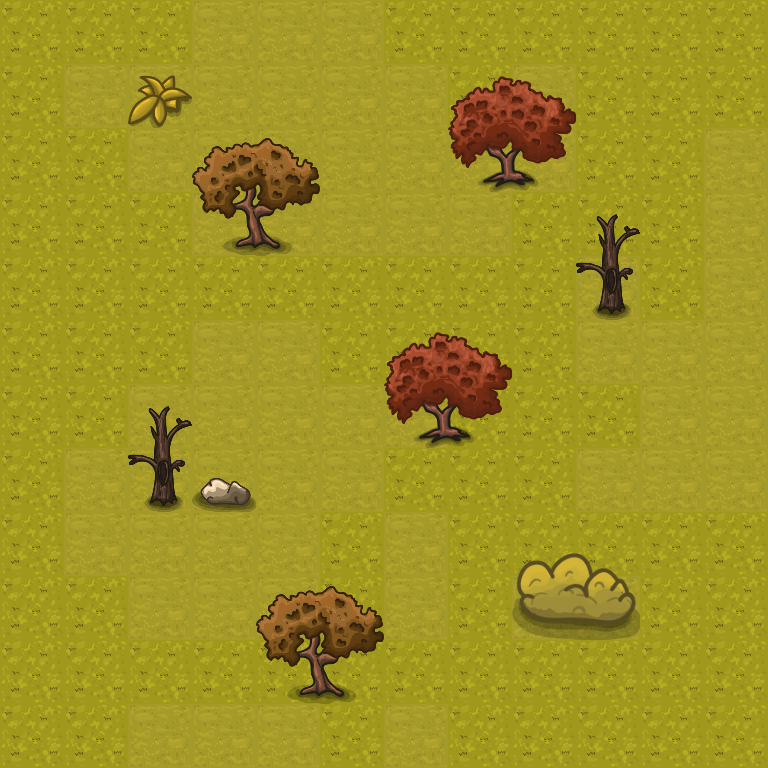

Tiled map render using the project's own tile images. Description and the whole map definition, tile-layer contents included, below:
An orthogonal 12x12 tile map with 64x64 px tiles, 2 tile layers (ground, objects), 7 tilesets and 14 objects (10x tree, 2x bush, stone, plant).

<map version="1.2" tiledversion="1.3.4" orientation="orthogonal" renderorder="right-down" width="12" height="12" tilewidth="64" tileheight="64" infinite="0" nextlayerid="4" nextobjectid="15">
 <tileset firstgid="1" source="tiles.tsx" />
 <tileset firstgid="8" source="mud.tsx" />
 <tileset firstgid="10" source="tree1.tsx" />
 <tileset firstgid="12" source="tree2.tsx" />
 <tileset firstgid="14" source="dead_tree.tsx" />
 <tileset firstgid="15" source="bush.tsx" />
 <tileset firstgid="16" source="bush2.tsx" />
 <layer id="1" name="ground" width="12" height="12">
  <data encoding="csv">
2,2,2,1,1,1,2,2,2,2,2,2,
2,1,1,1,1,1,1,2,1,2,2,2,
2,2,1,1,1,1,1,1,1,2,2,1,
2,2,2,1,1,1,1,1,2,2,2,1,
2,2,2,2,2,2,2,2,2,1,2,1,
2,2,2,1,1,2,2,2,2,1,1,1,
2,2,1,1,1,1,1,2,2,2,1,1,
2,1,1,1,1,1,2,2,2,1,1,1,
2,1,1,1,1,2,1,2,2,2,2,2,
2,2,1,1,1,2,1,2,1,1,2,2,
2,2,2,2,2,2,2,2,2,2,2,2,
2,2,1,1,1,2,1,2,2,2,2,2
</data>
 </layer>
 <layer id="2" name="objects" width="12" height="12">
  <data encoding="csv">
0,0,0,0,0,0,0,0,0,0,0,0,
0,0,3,0,0,0,0,0,0,0,0,0,
0,0,0,0,0,0,0,12,13,0,0,0,
0,0,0,10,11,0,0,0,0,0,0,0,
0,0,0,0,0,0,0,0,0,14,0,0,
0,0,0,0,0,0,0,0,0,0,0,0,
0,0,0,0,0,0,12,13,0,0,0,0,
0,0,14,6,0,0,0,0,0,0,0,0,
0,0,0,0,0,0,0,0,0,0,0,0,
0,0,0,0,0,0,0,0,16,17,0,0,
0,0,0,0,10,11,0,0,0,0,0,0,
0,0,0,0,0,0,0,0,0,0,0,0
</data>
 </layer>
 <objectgroup id="3" name="objects">
  <object id="1" name="tree" x="448" y="128" width="64" height="64" />
  <object id="2" name="tree" x="512" y="128" width="64" height="64" />
  <object id="3" name="tree" x="192" y="192" width="64" height="64" />
  <object id="4" name="tree" x="256" y="192" width="64" height="64" />
  <object id="5" name="tree" x="576" y="256" width="64" height="64" />
  <object id="6" name="tree" x="384" y="384" width="64" height="64" />
  <object id="7" name="tree" x="448" y="384" width="64" height="64" />
  <object id="8" name="tree" x="128" y="448" width="64" height="64" />
  <object id="9" name="stone" x="192" y="448" width="64" height="64" />
  <object id="10" name="bush" x="576" y="576" width="64" height="64" />
  <object id="11" name="bush" x="512" y="576" width="64" height="64" />
  <object id="12" name="plant" x="128" y="64" width="64" height="64" />
  <object id="13" name="tree" x="256" y="640" width="64" height="64" />
  <object id="14" name="tree" x="320" y="640" width="64" height="64" />
 </objectgroup>
</map>
